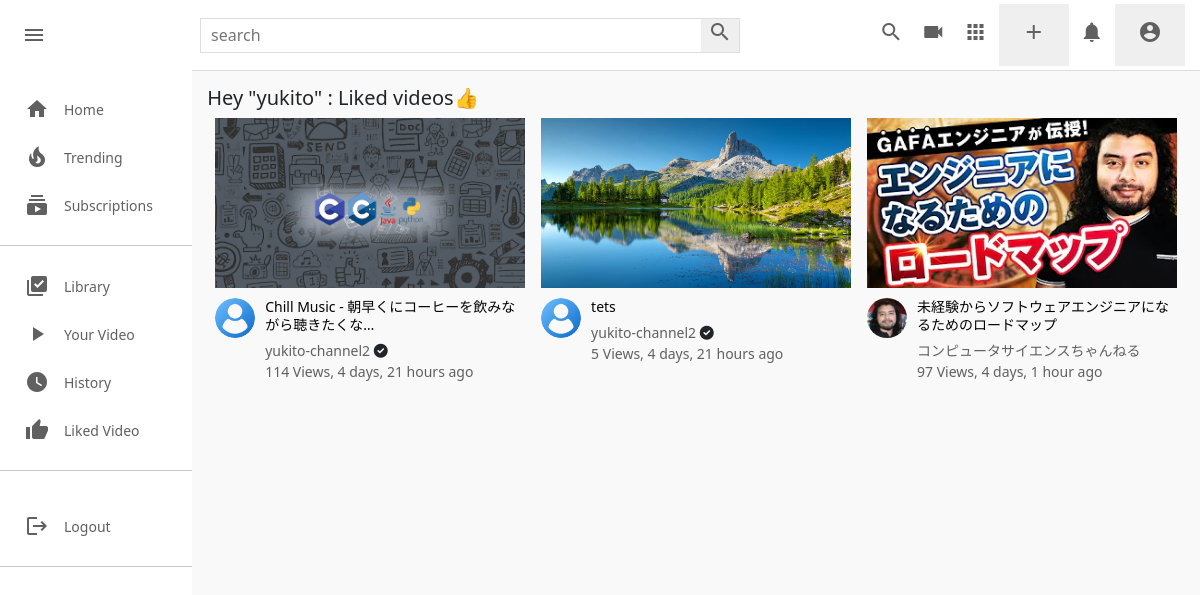
Page /like-video/ (signed in) on the earlier database version.
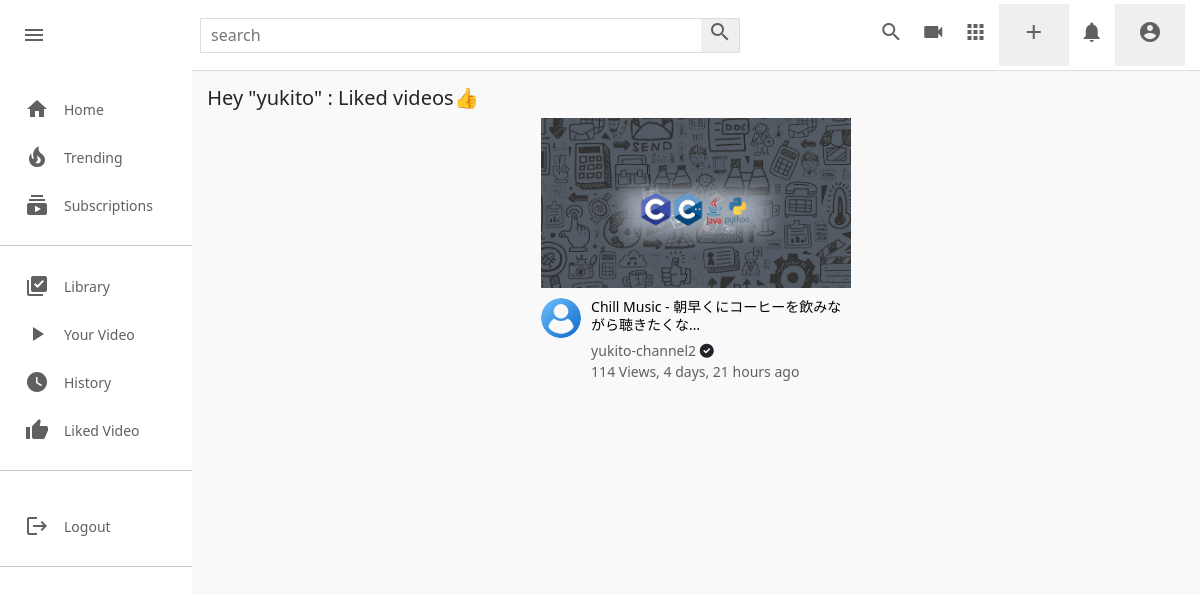
Same page on the later database version.
### userauths/models.py (models this page shows)
class User(AbstractUser):
    username=models.CharField(max_length=100)
    email=models.EmailField(unique=True,null=True)
    USERNAME_FIELD='email'
    REQUIRED_FIELDS=['username']
    def __str__(self):
        return self.username

### core/models.py (models this page shows, shortened)
class Video(models.Model):
    video=models.FileField(upload_to=user_derectory_path)
    image=models.ImageField(upload_to=user_derectory_path,null=True,blank=True)
    title=models.CharField(max_length=100)
    description=models.TextField(max_length=2000,null=True,blank=True)
    tags=TaggableManager(blank=True)
    date=models.DateTimeField(auto_now_add=True)
    visibility=models.CharField(choices=VISIBILITY,max_length=100,default='public')
    user=models.ForeignKey(User,on_delete=models.SET_NULL,null=True)
    views=models.PositiveIntegerField(default=0)
    likes=models.ManyToManyField(User,blank=True,related_name='likes')
    featured=models.BooleanField(default=False)

### channel/models.py (models this page shows, shortened)
class Channel(models.Model):
    channel_art=models.ImageField(upload_to=user_derectory_path,default='images/channel-art.jpg')
    image=models.ImageField(upload_to=user_derectory_path,default='images/user-image.png')
    full_name=models.CharField(max_length=100)
    channel_name=models.CharField(max_length=100)
    description=models.TextField(null=True,blank=True)
    keyword=TaggableManager(blank=True)
    date=models.DateTimeField(auto_now_add=True)
    status=models.CharField(choices=STATUS,max_length=100,default='Active')
    user=models.OneToOneField(User,on_delete=models.SET_NULL,null=True,related_name="channel")
    subscribers=models.ManyToManyField(User,related_name="user_subs",blank=True)
    verified=models.BooleanField(default=False)
    total_view=models.PositiveIntegerField(default=0)
    business_email=models.EmailField(null=True,blank=True)
    make_business_email_public=models.BooleanField(default=False)
    business_location=models.CharField(null=True,blank=True,max_length=100)
    make_business_location_public=models.BooleanField(default=False)
    website=models.URLField(default='https://www.udemy.com/home')
    instagram=models.URLField(default='https://www.udemy.com/home')
    facebook=models.URLField(default='https://www.udemy.com/home')
    twitter=models.URLField(default='https://www.udemy.com/home')

### core/views.py (the view)
# urls.py: path('like-video/',views.like_video,name='like-video'),
def like_video(request):
    user=request.user
    videos=Video.objects.filter(likes=user)
    context={
        'videos': videos,
    }
    return render(request,'saved_video.html',context)

### templates/saved_video.html (shortened to what this page needs)
{% extends 'base.html' %}
{% load static %}
{% block style %}
<link rel="stylesheet" href="{% static 'css/style.css' %}" type="text/css">
{% endblock style %}
{% block content %}
        {% include 'partials/alert.html' %}
        <div class="mainBody">
            {% include 'partials/sidebar.html' %}
            <div class="videos">
                <div class="drop-down-container">
                    {% if request.path == '/like-video/' %}
                    <h1 style="font-size: 20px;">Hey "{{request.user}}" : Liked videos👍</h1>
                    {% endif %}
                </div>
                <div class="video-container">
                    {% for v in videos %}
                    <div class="video">
                            <div class="video-thumbnail">
                                <a href="{% url 'video-detail' v.id %}">
                                    <img src="{{v.image.url}}" alt="">
                                </a>
                            </div>
                            <div class="video-details">
                                <div class="author">
                                    <a href="{% url 'channel-profile' v.user.channel.id %}">
                                        <img src="{{v.user.channel.image.url}}" alt="">
                                    </a>
                                </div>
                                <div class="title">
                                    <a href="{% url 'video-detail' v.id %}">
                                        <h3>{{v.title|truncatechars:34}}</h3>
                                    </a>
                                    <a href="">
                                        <small>
                                            <a href="{% url 'channel-profile' v.user.channel.id %}">
                                                {{v.user.channel.channel_name}}
                                            </a>
                                            {% if v.user.channel.verified == True %}
                                            <i class="fas fa-check-circle"></i>
                                            {% endif %}
                                        </small>
                                    </a>
                                    <span>{{v.views}} Views, {{v.date|timesince}} ago</span>
                                </div>
                            </div>
                    </div>
                    {% endfor %}
                </div>
            </div>
        </div>
{% endblock content %}

### templates/base.html (shortened to what this page needs)
{% load static %}
<!DOCTYPE html>
<html lang="en">
<head>
    {% block style %}
    {% endblock style %}
    <link rel="stylesheet" href="https://use.fontawesome.com/releases/v6.0.0/css/all.css" />
</head>
<body>
    <div class="header">
        <div class="header-left">
            <i id="menu" class="material-icons">menu</i>
            <a href="{% url 'index' %}">
            </a>
        </div>
        <div class="header-search">
            <form action="{% url 'search' %}" method="GET">
                <input type="text" placeholder="search" name="q">
                <button><i class="material-icons">search</i></button>
            </form>
        </div>
        <div class="header-icons">
            <i class="material-icons display-this">search</i>
            <a href="{% url 'video-upload' %}"><i class="material-icons ">videocam</i></a>
            <i class="material-icons display-this">apps</i>
            <div class="dropdown1">
              <button class="dropbtn1">
                  {% if request.user.is_authenticated %}
                  <a href="{% url 'create-post' request.user.channel.id  %}"><i id="drop-down1" class="material-icons">add</i></a>
                  {% else %}
                  <a href="{% url 'sign-in' %}"><i id="drop-down" class="material-icons display-this">account_circle</i></a>
                  {% endif %}
              </button>
            </div>
            <a href="{% url 'edit-channel' request.user.channel.id %}">
              <i class="material-icons display-this">notifications</i>
            </a>
            <div class="dropdown1">
                <button class="dropbtn1">
                    {% if request.user.is_authenticated %}
                    <a href="{% url 'channel-profile' request.user.id %}"><i id="drop-down1" class="material-icons display-this">account_circle</i></a>
                    {% else %}
                    <a href="{% url 'sign-in' %}"><i id="drop-down" class="material-icons display-this">account_circle</i></a>
                    {% endif %}
                </button>
              </div>
        </div>
    </div>
    {% block content %}
    {% endblock content %}
</body>
</html>

### templates/partials/alert.html (shortened to what this page needs)
<link href="https://cdn.jsdelivr.net/npm/bootstrap@5.3.3/dist/css/bootstrap.min.css" rel="stylesheet">

### templates/partials/sidebar.html (shortened to what this page needs)
<div class="sidebar">
    <div class="sidebar-categories">
        <div class="sidebar-category">
            <i class="material-icons">home</i>
            <a href="{% url 'index' %}"><span>Home</span></a>
        </div>
        <div class="sidebar-category">
            <i class="material-icons">local_fire_department</i>
            <a href="{% url 'trend' %}"><span>Trending</span></a>
        </div>
        <div class="sidebar-category">
            <i class="material-icons">subscriptions</i>
            <a href="{% url 'subscribers' %}"><span>Subscriptions</span></a>
        </div>
        <hr>
        <div class="sidebar-category">
            <i class="material-icons">library_add_check</i>
            <a href="{% url 'save-video'  %}"><span>Library</span></a>
        </div>
        <div class="sidebar-category">
            <i class="material-icons">play_arrow</i>
            <a href="{% url 'studio' %}"><span>Your Video</span></a>
        </div>
        <div class="sidebar-category">
            <i class="material-icons">watch_later</i>
            <a href="{% url 'history-video' %}"><span>History</span></a>
        </div>
        <div class="sidebar-category">
            <i class="material-icons">thumb_up</i>
            <a href="{% url 'like-video'  %}"><span>Liked Video</span></a>
        </div>
        <hr>
    </div>
    <div class="sidebar-categories">
        {% if not request.user.is_authenticated %}
        <a href="{% url 'sign-in' %}">
            <div class="sidebar-category">
                <i class="material-icons">login</i>
                <span>Login</span>
            </div>
        </a>
        {% else %}
        <a href="{% url 'sign-out' %}">
            <div class="sidebar-category">
                <i class="material-icons">logout</i>
                <span>Logout</span>
            </div>
        </a>
        {% endif %}
    </div>
    <hr>
</div>

### static/css/style.css (style rules this page uses)
* { margin: 0; padding: 0; box-sizing: border-box; }
body { font-family: 'Roboto','sans-serif'; }
.material-icons { color: rgb(96, 96, 96); }
.header { display: flex; justify-content: space-between; align-items: center; height: 70px; padding: 15px; }
.header-left { display: flex; align-items: center; }
.header i { padding: 0 7px; cursor: pointer; }
.header-search form { border: 1px solid #ddd; height: 35px; margin: 0; padding: 0; display: flex; }
.header-search input { width: 500px; padding: 10px; margin: 0; border-radius: 0; border: none; height: 100%; }
.header-search button { padding: 0; margin: 0; height: 100%; border: none; border-radius: 0; }
.mainBody { height: calc(100vh - 70px); display: flex; overflow: hidden; }
.sidebar { height: 100%; width: 230px; background-color: white; overflow-y: scroll; }
.sidebar-categories { width: 100%; display: flex; flex-direction: column; margin-bottom: 15px; margin-top: 15px; }
.sidebar-category { display: flex; align-items: center; padding: 12px 25px; }
.sidebar-category span { margin-left: 15px; }
hr { height: 1px; background-color: #e5e5e5; border: none; }
.videos { background-color: #f9f9f9; width: 100%; height: 100%; padding: 15px 15px; border-top: 1px solid #ddd; overflow-y: scroll; }
.video-container { display: flex; flex-direction: row; justify-content: space-around; flex-wrap: wrap; }
.video { width: 310px; margin-bottom: 30px; }
.video-thumbnail { width: 100%; height: 170px; }
.video-thumbnail img { object-fit: cover; height: 100%; width: 100%; }
.author img { object-fit: cover; border-radius: 50%; height: 40px; width: 40px; margin-right: 10px; }
.video-details { display: flex; margin-top: 10px; }
.title { display: flex; flex-direction: column; }
.title h3 { color: rgb(3, 3, 3); line-height: 18px; font-size: 14px; margin-bottom: 6px; }
.title a, span { text-decoration: none; color: rgb(96, 96, 96); font-size: 14px; }
h1 { font-size: 20px; margin-bottom: 10px; color: rgb(3, 3, 3); }

### templates/base.html (style rules this page uses)
a { color: black; text-decoration: none; }
.dropbtn1 { color: white; padding: 16px; font-size: 16px; border: none; cursor: pointer; }
.dropdown1 { position: relative; display: inline-block; }

### templates/saved_video.html (style rules this page uses)
a { color: black; }

### templates/partials/sidebar.html (style rules this page uses)
a { color: black; text-decoration: none; }

Differences in the rows shown:
removed Video: image (picture), user.channel.image (picture), title "tets", user.channel.channel_name "yukito-channel2", views "5", date "4 days, 21 hours"
removed Video: image (placeholder picture), user.channel.image (picture), title "未経験からソフトウェアエンジニアになるためのロードマップ", user.channel.channel_name "コンピュータサイエンスちゃんねる", views "97", date "4 days, 1 hour"
